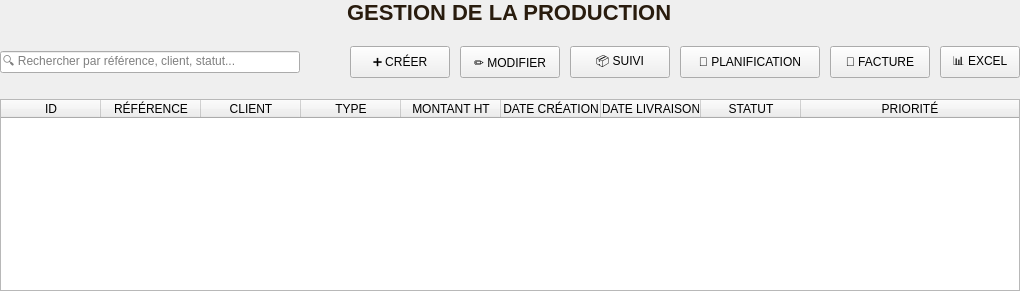
            <widget class="QWidget" name="productionPage">
             <layout class="QVBoxLayout" name="verticalLayout_production">
              <property name="spacing">
               <number>16</number>
              </property>
              <property name="leftMargin">
               <number>0</number>
              </property>
              <property name="topMargin">
               <number>0</number>
              </property>
              <property name="rightMargin">
               <number>0</number>
              </property>
              <property name="bottomMargin">
               <number>0</number>
              </property>
              <item alignment="Qt::AlignmentFlag::AlignHCenter">
               <widget class="QLabel" name="productionTitle">
                <property name="styleSheet">
                 <string notr="true">color: #291C0E; font-family: 'Times New Roman', serif; font-size: 22px; font-weight: bold;</string>
                </property>
                <property name="text">
                 <string>GESTION DE LA PRODUCTION</string>
                </property>
               </widget>
              </item>
              <item>
               <widget class="QWidget" name="productionToolbar" native="true">
                <property name="minimumSize">
                 <size>
                  <width>0</width>
                  <height>42</height>
                 </size>
                </property>
                <property name="maximumSize">
                 <size>
                  <width>16777215</width>
                  <height>42</height>
                 </size>
                </property>
                <layout class="QHBoxLayout" name="horizontalLayout_production">
                 <property name="spacing">
                  <number>10</number>
                 </property>
                 <property name="leftMargin">
                  <number>0</number>
                 </property>
                 <property name="topMargin">
                  <number>0</number>
                 </property>
                 <property name="rightMargin">
                  <number>0</number>
                 </property>
                 <property name="bottomMargin">
                  <number>0</number>
                 </property>
                 <item>
                  <widget class="QLineEdit" name="searchBoxProduction">
                   <property name="minimumSize">
                    <size>
                     <width>300</width>
                     <height>0</height>
                    </size>
                   </property>
                   <property name="placeholderText">
                    <string>🔍 Rechercher par référence, client, statut...</string>
                   </property>
                  </widget>
                 </item>
                 <item>
                  <spacer name="horizontalSpacer_production">
                   <property name="orientation">
                    <enum>Qt::Orientation::Horizontal</enum>
                   </property>
                   <property name="sizeHint" stdset="0">
                    <size>
                     <width>40</width>
                     <height>20</height>
                    </size>
                   </property>
                  </spacer>
                 </item>
                 <item>
                  <widget class="QPushButton" name="btnCreerProduction">
                   <property name="minimumSize">
                    <size>
                     <width>100</width>
                     <height>32</height>
                    </size>
                   </property>
                   <property name="text">
                    <string>➕ CRÉER</string>
                   </property>
                  </widget>
                 </item>
                 <item>
                  <widget class="QPushButton" name="btnModifierProduction">
                   <property name="minimumSize">
                    <size>
                     <width>100</width>
                     <height>32</height>
                    </size>
                   </property>
                   <property name="text">
                    <string>✏️ MODIFIER</string>
                   </property>
                  </widget>
                 </item>
                 <item>
                  <widget class="QPushButton" name="btnSuiviProduction">
                   <property name="minimumSize">
                    <size>
                     <width>100</width>
                     <height>32</height>
                    </size>
                   </property>
                   <property name="text">
                    <string>📦 SUIVI</string>
                   </property>
                  </widget>
                 </item>
                 <item>
                  <widget class="QPushButton" name="btnPlanificationProduction">
                   <property name="minimumSize">
                    <size>
                     <width>140</width>
                     <height>32</height>
                    </size>
                   </property>
                   <property name="text">
                    <string>📅 PLANIFICATION</string>
                   </property>
                  </widget>
                 </item>
                 <item>
                  <widget class="QPushButton" name="btnFactureProduction">
                   <property name="minimumSize">
                    <size>
                     <width>100</width>
                     <height>32</height>
                    </size>
                   </property>
                   <property name="text">
                    <string>📄 FACTURE</string>
                   </property>
                  </widget>
                 </item>
                 <item>
                  <widget class="QPushButton" name="btnExcelProduction">
                   <property name="minimumSize">
                    <size>
                     <width>80</width>
                     <height>32</height>
                    </size>
                   </property>
                   <property name="text">
                    <string>📊 EXCEL</string>
                   </property>
                  </widget>
                 </item>
                </layout>
               </widget>
              </item>
              <item>
               <widget class="QTableWidget" name="productionTable">
                <property name="enabled">
                 <bool>true</bool>
                </property>
                <property name="editTriggers">
                 <set>QAbstractItemView::EditTrigger::NoEditTriggers</set>
                </property>
                <property name="alternatingRowColors">
                 <bool>true</bool>
                </property>
                <property name="selectionBehavior">
                 <enum>QAbstractItemView::SelectionBehavior::SelectRows</enum>
                </property>
                <property name="showGrid">
                 <bool>true</bool>
                </property>
                <property name="sortingEnabled">
                 <bool>true</bool>
                </property>
                <attribute name="horizontalHeaderStretchLastSection">
                 <bool>true</bool>
                </attribute>
                <column>
                 <property name="text">
                  <string>ID</string>
                 </property>
                </column>
                <column>
                 <property name="text">
                  <string>RÉFÉRENCE</string>
                 </property>
                </column>
                <column>
                 <property name="text">
                  <string>CLIENT</string>
                 </property>
                </column>
                <column>
                 <property name="text">
                  <string>TYPE</string>
                 </property>
                </column>
                <column>
                 <property name="text">
                  <string>MONTANT HT</string>
                 </property>
                </column>
                <column>
                 <property name="text">
                  <string>DATE CRÉATION</string>
                 </property>
                </column>
                <column>
                 <property name="text">
                  <string>DATE LIVRAISON</string>
                 </property>
                </column>
                <column>
                 <property name="text">
                  <string>STATUT</string>
                 </property>
                </column>
                <column>
                 <property name="text">
                  <string>PRIORITÉ</string>
                 </property>
                </column>
               </widget>
              </item>
             </layout>
            </widget>
